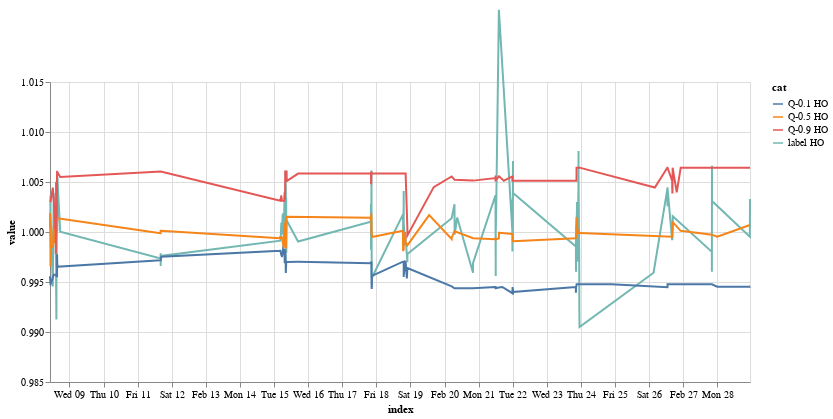

This figure's notebook cell:
### Markdown cell above
PREDICTION ERRORS

### Code cell
alt.Chart.from_dict({
  "$schema": "https://vega.github.io/schema/vega-lite/v4.json",
  "width": 700,
    "data": {
        "values": df_long.sample(1000).to_dict('records')
      },
    "mark": {"type": "line", "tooltip": True},
    "encoding": {
            "x": {"field": "index", "type": "temporal"},
            "y": {"field": "value", "type": "quantitative", "scale": {"domain": [0.985, 1.015]}},
            "color": {"field": "cat"}
  },
})

### Figure 1 — Vega-Lite specification as saved in the notebook (floating-point values rounded to 4 significant figures; data arrays with more than 128 entries replaced by an {"elided": "..."} marker saying what was removed)
{"config": {"view": {"continuousWidth": 400, "continuousHeight": 300}}, "data": {"name": "data-abba6903ece6f97c84e5e7e05383ceed"}, "mark": {"type": "line", "tooltip": true}, "encoding": {"color": {"field": "cat"}, "x": {"field": "index", "type": "temporal"}, "y": {"field": "value", "scale": {"domain": [0.985, 1.015]}, "type": "quantitative"}}, "width": 700, "$schema": "https://vega.github.io/schema/vega-lite/v4.json", "datasets": {"data-abba6903ece6f97c84e5e7e05383ceed": {"elided": "1000 records"}}}
